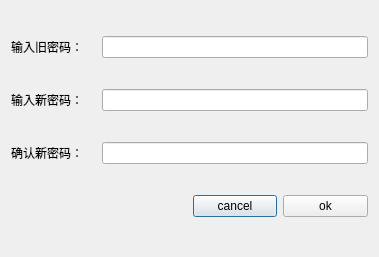
<?xml version="1.0" encoding="UTF-8"?>
<ui version="4.0">
 <class>ChangeManagerInfoDialog</class>
 <widget class="QDialog" name="ChangeManagerInfoDialog">
  <property name="geometry">
   <rect>
    <x>0</x>
    <y>0</y>
    <width>379</width>
    <height>257</height>
   </rect>
  </property>
  <property name="windowTitle">
   <string>Dialog</string>
  </property>
  <layout class="QGridLayout" name="gridLayout">
   <item row="3" column="0" colspan="2">
    <widget class="QLabel" name="messageLabel">
     <property name="text">
      <string/>
     </property>
    </widget>
   </item>
   <item row="2" column="1" colspan="3">
    <widget class="QLineEdit" name="confirmPwLineEdit"/>
   </item>
   <item row="0" column="1" colspan="3">
    <widget class="QLineEdit" name="oldPwLineEdit"/>
   </item>
   <item row="1" column="1" colspan="3">
    <widget class="QLineEdit" name="newPwLineEdit"/>
   </item>
   <item row="2" column="0">
    <widget class="QLabel" name="label_3">
     <property name="text">
      <string>确认新密码：</string>
     </property>
    </widget>
   </item>
   <item row="0" column="0">
    <widget class="QLabel" name="label">
     <property name="text">
      <string>输入旧密码：</string>
     </property>
    </widget>
   </item>
   <item row="1" column="0">
    <widget class="QLabel" name="label_2">
     <property name="text">
      <string>输入新密码：</string>
     </property>
    </widget>
   </item>
   <item row="3" column="2">
    <widget class="QPushButton" name="cancelButton">
     <property name="text">
      <string>cancel</string>
     </property>
    </widget>
   </item>
   <item row="3" column="3">
    <widget class="QPushButton" name="okButton">
     <property name="text">
      <string>ok</string>
     </property>
    </widget>
   </item>
  </layout>
 </widget>
 <tabstops>
  <tabstop>oldPwLineEdit</tabstop>
  <tabstop>newPwLineEdit</tabstop>
  <tabstop>confirmPwLineEdit</tabstop>
  <tabstop>okButton</tabstop>
  <tabstop>cancelButton</tabstop>
 </tabstops>
 <resources/>
 <connections>
  <connection>
   <sender>okButton</sender>
   <signal>clicked()</signal>
   <receiver>ChangeManagerInfoDialog</receiver>
   <slot>accept()</slot>
   <hints>
    <hint type="sourcelabel">
     <x>327</x>
     <y>213</y>
    </hint>
    <hint type="destinationlabel">
     <x>189</x>
     <y>128</y>
    </hint>
   </hints>
  </connection>
  <connection>
   <sender>cancelButton</sender>
   <signal>clicked()</signal>
   <receiver>ChangeManagerInfoDialog</receiver>
   <slot>reject()</slot>
   <hints>
    <hint type="sourcelabel">
     <x>236</x>
     <y>213</y>
    </hint>
    <hint type="destinationlabel">
     <x>189</x>
     <y>128</y>
    </hint>
   </hints>
  </connection>
 </connections>
</ui>
